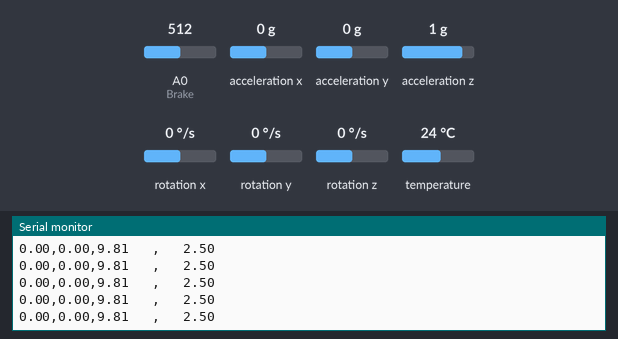
Simulated run of this sketch. Board: Arduino Uno, built with avr-gcc and run on an emulated ATmega328P. Shown: the last lines printed to the serial monitor. The inputs (shaded band) are chosen by the test bench; at power-on: acceleration x 0 g, A0 (Brake) = 512, acceleration y 0 g, acceleration z 1 g, rotation x 0 °/s, rotation y 0 °/s, rotation z 0 °/s, temperature 24 °C. No radio packets arrive unless stated.

Above: at 1.2 s.
1.3 s: acceleration x set to -1.4 g
At 1.33 s:
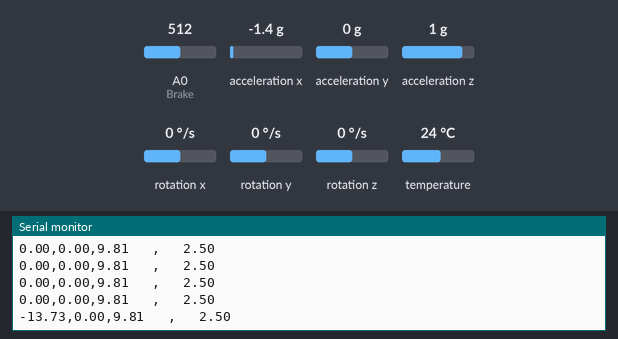
2.8 s: A0 (Brake) set to 716
At 2.83 s:
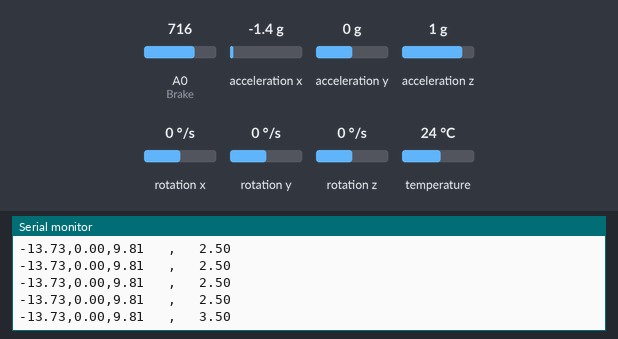
4.3 s: acceleration y set to -1.4 g
At 4.33 s:
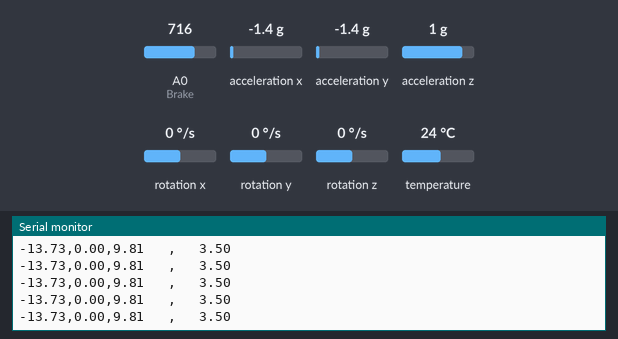
5.8 s: acceleration z set to -1.4 g
At 5.83 s:
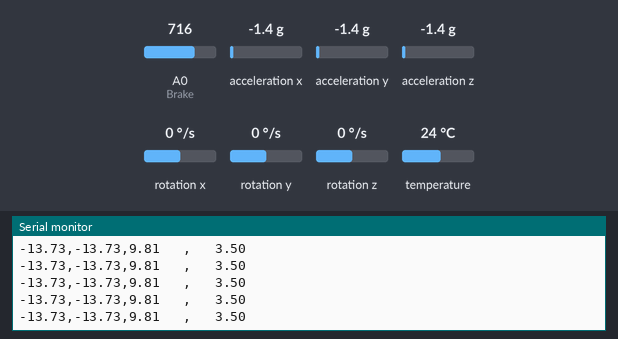
8.8 s: acceleration x set to -0.8 g
At 8.85 s:
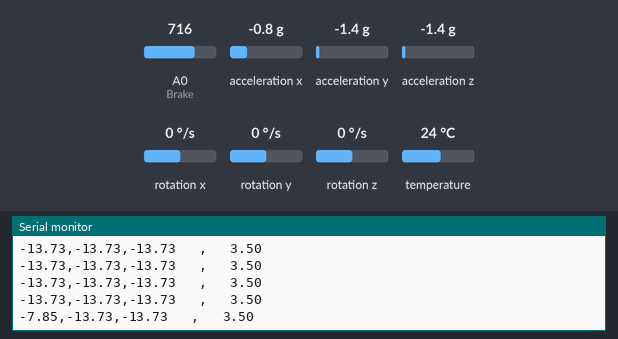
11.8 s: A0 (Brake) set to 992
At 11.86 s:
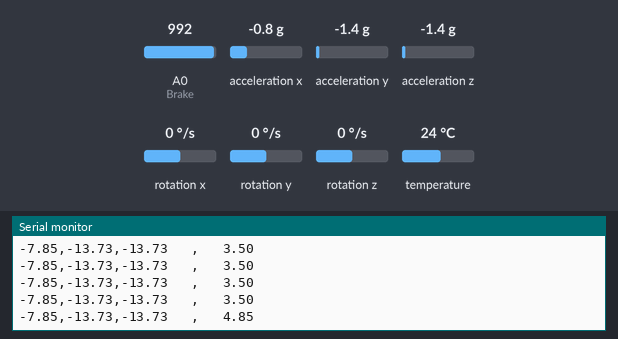
Timing chart, 0 to 14.8 s (numbered marks = the images above; inputs shaded):
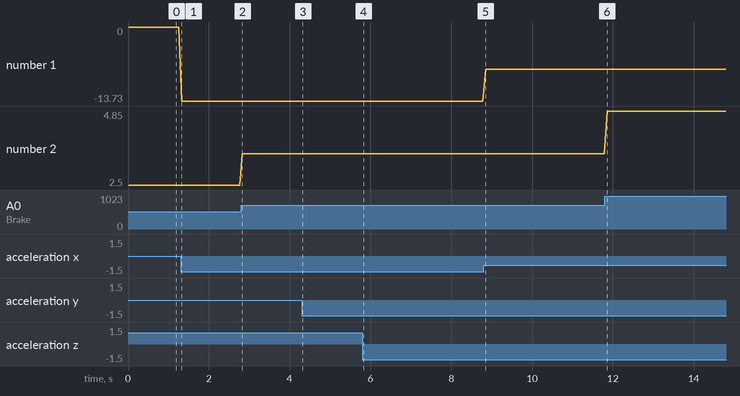

The sketch:

Wheel_speed_Accel_LoRa.ino
```cpp
#include <SPI.h>
#include <LoRa.h> //Libraries for LoRa

#include <Adafruit_MPU6050.h>
#include <Adafruit_Sensor.h>
#include <Wire.h>

Adafruit_MPU6050 mpu;

//int pinR=4;   //Pin for magnetic sensor
int Brake= A0;
//unsigned long duration; //
//float AngularSpeed=0;
//float speedkmh=0;
//float speedms=0;
//float WheelRadius= 0.26;
//float Circum = 2*3.14159*WheelRadius;
//float Dist=0;
//long unsigned int counter=0;
void setup() {
 pinMode(Brake, INPUT) ;
// pinMode(pinR,INPUT_PULLUP);
 Serial.begin(9600);

  if (!LoRa.begin(433E6)) {
    Serial.println("Starting LoRa failed!");
    while (1);
  }

  LoRa.setTxPower(20);

    if (!mpu.begin()) {
    Serial.println("Failed to find MPU6050 chip");
    while (1) {
      delay(10);
    }
  }

    // set accelerometer range to +-8G
  mpu.setAccelerometerRange(MPU6050_RANGE_8_G);

  // set gyro range to +- 500 deg/s
  mpu.setGyroRange(MPU6050_RANGE_500_DEG);

  // set filter bandwidth to 21 Hz
  mpu.setFilterBandwidth(MPU6050_BAND_21_HZ);

}

void loop() {

  sensors_event_t a, g, temp;
  mpu.getEvent(&a, &g, &temp);

  int sensorValue = analogRead(Brake);

  float voltage = sensorValue * (5.0 / 1023.0);

//  duration = pulseIn(pinR, HIGH,500000);
//  if (duration>1000){
//  AngularSpeed= (3.14159*1000000)/duration;
//  speedms=(AngularSpeed*WheelRadius);
//  speedkmh=(speedms*3.6);
//  counter=counter+1;
//  Dist = counter*Circum;
  Serial.print(a.acceleration.x);
  Serial.print(",");
  Serial.print(a.acceleration.y);
  Serial.print(",");
  Serial.print(a.acceleration.z);
  Serial.print("   ,   ");
//  Serial.print(speedkmh);
//  Serial.print(" km/hr");
//  Serial.print("   ,   ");
//  Serial.print(Dist);
//  Serial.print(" m");
  Serial.print(voltage);
  Serial.println();


  LoRa.beginPacket();
  LoRa.print(a.acceleration.x);
  LoRa.print(",");
  LoRa.print(a.acceleration.y);
  LoRa.print(",");
  LoRa.print(a.acceleration.z);
  LoRa.print(",");
//  LoRa.print(speedkmh);
//  LoRa.print(",");
//  LoRa.print(Dist);
//  LoRa.print(",");
  LoRa.println(voltage);

  LoRa.endPacket();

  //}

//  else{
//  Serial.print(a.acceleration.x);
//  Serial.print(",");
//  Serial.print(a.acceleration.y);
//  Serial.print(",");
//  Serial.print(a.acceleration.z);
//  Serial.print("   ,   ");
////  Serial.print(0);
////  Serial.print(" km/hr");
////  Serial.print("   ,   ");
////  Serial.print(Dist);
////  Serial.print(" m");
//  Serial.print(voltage);
//  Serial.println();
//
//
//  LoRa.beginPacket();
//  LoRa.print(a.acceleration.x);
//  LoRa.print(",");
//  LoRa.print(a.acceleration.y);
//  LoRa.print(",");
//  LoRa.print(a.acceleration.z);
//  LoRa.print(",");
////  LoRa.print(0);
////  LoRa.print(",");
////  LoRa.print(Dist);
////  LoRa.print(",");
//  LoRa.print(voltage);
////  LoRa.print(",");
//  LoRa.endPacket();
//
//    }
}
```

Measured:
- after the input at 1.3 s, the serial monitor: prints a new line at once (image 1)
- after the input at 2.8 s, the serial monitor: prints a new line at once (image 2)
- after the input at 8.8 s, the serial monitor: prints a new line after 0.05 s (image 5)
- after the input at 11.8 s, the serial monitor: prints a new line after 0.06 s (image 6)
- plotted number 1: 0 → -13.73 after the input at 1.3 s, -13.73 → -7.85 after the input at 8.8 s
- plotted number 2: 2.5 → 3.5 after the input at 2.8 s, 3.5 → 4.85 after the input at 11.8 s
